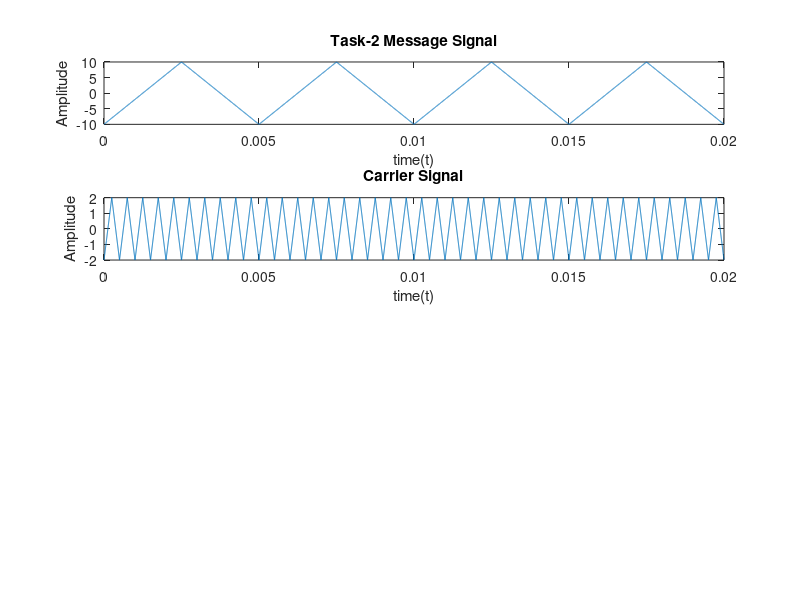

The MATLAB script that drew this image: (Note: this script raises an error after producing the figure.)
t = linspace(0, 0.2, 100000);
%% Message Signal :
h=5;
Am = 10;
fm = 200;
ym = Am*sawtooth(2*pi*fm*t,1/2);
figure;
subplot(4, 1, 1);
plot(t(1:10000), ym(1:10000));
title('Task-2 Message Signal');
xlabel('time(t)');
ylabel('Amplitude');
%% Carrier Signal :
Ac = Am/h;
fc = 2000;
yc = Ac*sawtooth(2*pi*fc*t,1/2);
subplot(4, 1, 2);
plot(t(1:10000), yc(1:10000));
title('Carrier Signal');
xlabel('time(t)');
ylabel('Amplitude');

%% Modulated Signal :
y = ammod(ym, fc, 100000, 0, Ac);
subplot(4, 1, 3);
plot(t(1:10000), y(1:10000));
title('Modulated Signal');
xlabel('time(t)');
ylabel('Amplitude');

%% Demodulated Signal :
z = amdemod(y, fc, 100000, 0, Ac);
subplot(4, 1, 4);
plot(t(1:10000), z(1:10000));
title('Demodulated Signal');
xlabel('time(t)');
ylabel('Amplitude');
ylim([-10, 10]);
